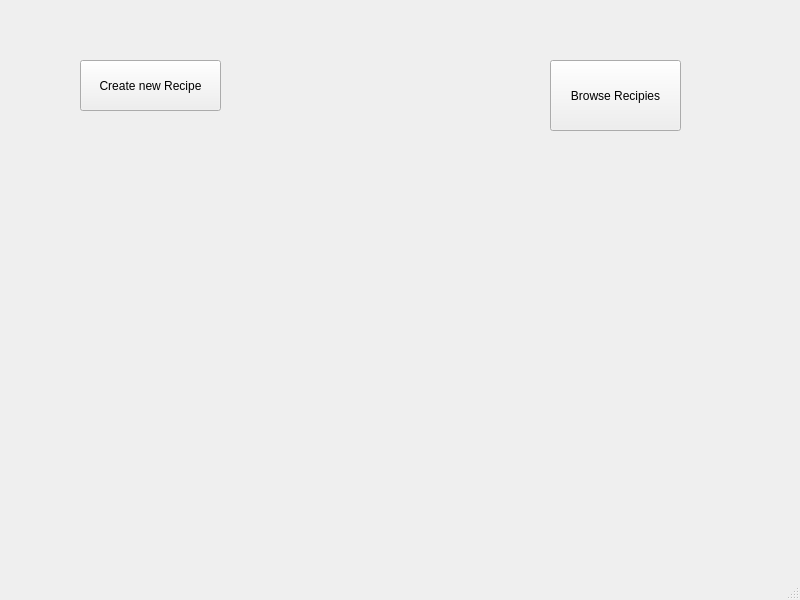
<?xml version="1.0" encoding="UTF-8"?>
<ui version="4.0">
 <class>MainWindow</class>
 <widget class="QMainWindow" name="MainWindow">
  <property name="geometry">
   <rect>
    <x>0</x>
    <y>0</y>
    <width>800</width>
    <height>600</height>
   </rect>
  </property>
  <property name="windowTitle">
   <string>MainWindow</string>
  </property>
  <widget class="QWidget" name="centralwidget">
   <widget class="QPushButton" name="CreateButton">
    <property name="geometry">
     <rect>
      <x>80</x>
      <y>60</y>
      <width>141</width>
      <height>51</height>
     </rect>
    </property>
    <property name="text">
     <string>Create new Recipe</string>
    </property>
   </widget>
   <widget class="QPushButton" name="browseButton">
    <property name="geometry">
     <rect>
      <x>550</x>
      <y>60</y>
      <width>131</width>
      <height>71</height>
     </rect>
    </property>
    <property name="text">
     <string>Browse Recipies</string>
    </property>
   </widget>
  </widget>
  <widget class="QMenuBar" name="menubar">
   <property name="geometry">
    <rect>
     <x>0</x>
     <y>0</y>
     <width>800</width>
     <height>26</height>
    </rect>
   </property>
  </widget>
  <widget class="QStatusBar" name="statusbar"/>
 </widget>
 <resources/>
 <connections/>
</ui>
